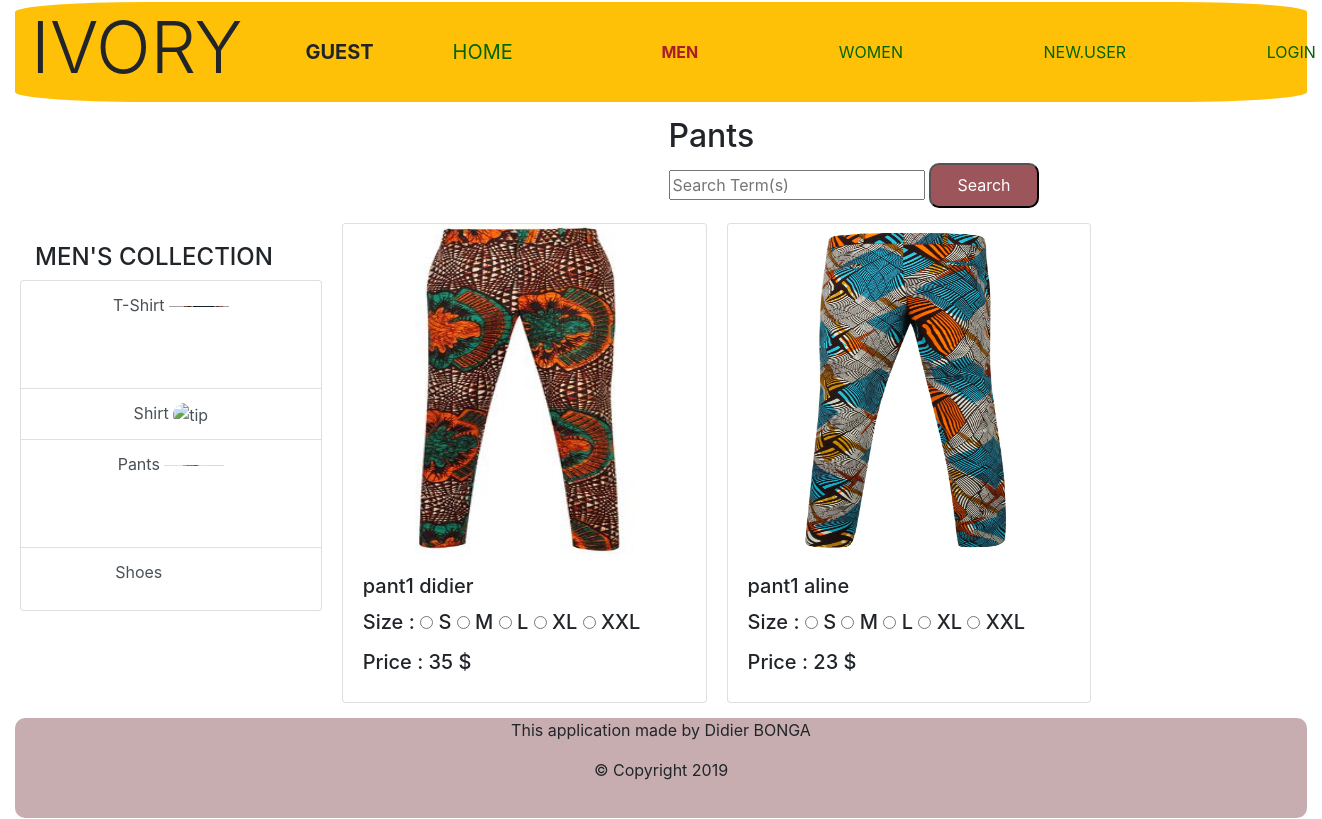
The app's page /pantsmen/, older data.
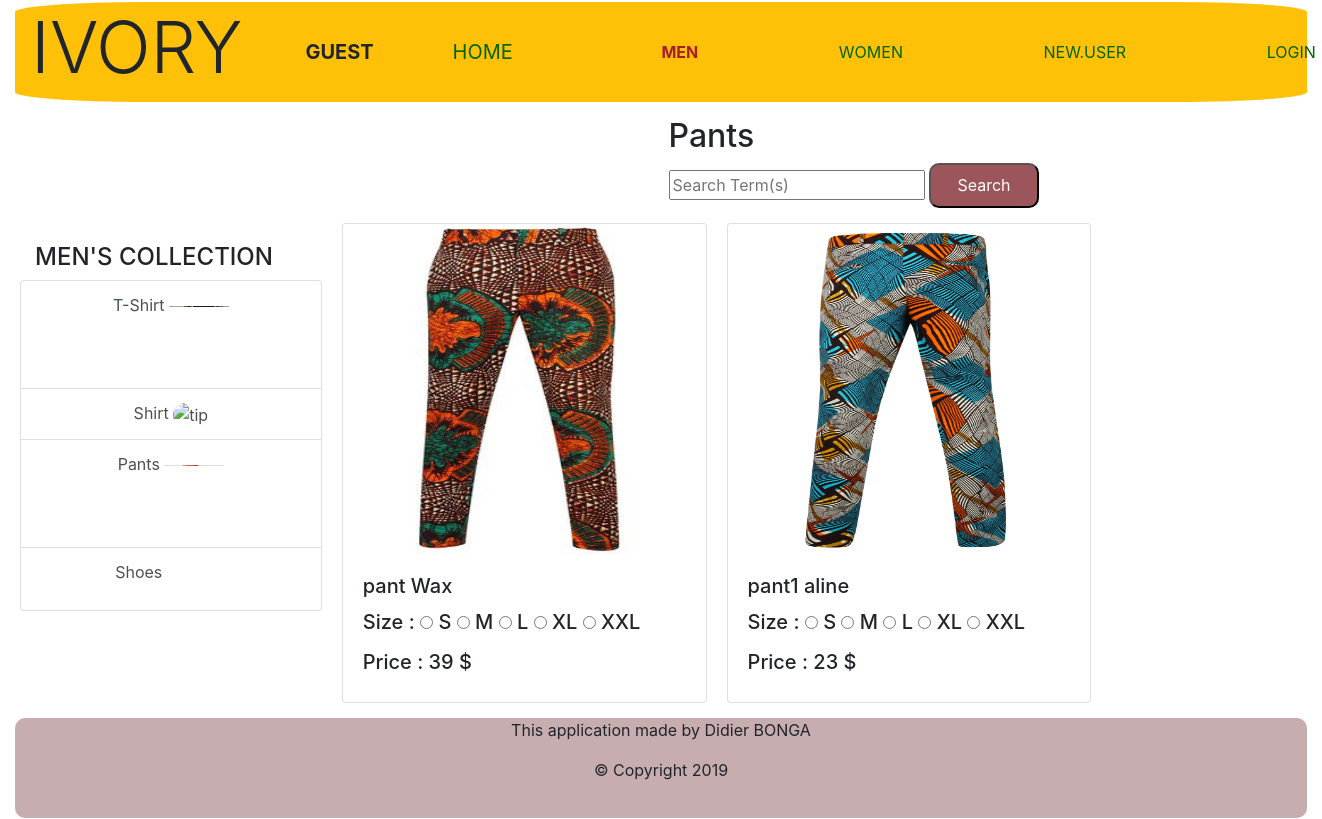
The same page, newer data.
### ivoryApp/models.py (models this page shows, shortened)
class Pants(models.Model):
    pant_title = models.CharField(max_length=200)
    pant_picture = models.ImageField(upload_to="media/images/", null=True, blank=True)
    pant_price = models.IntegerField(default=0)
    pant_ForeignKey = models.ForeignKey(UserLoginModel, on_delete=models.SET_NULL, null=True, blank=True)

### ivoryApp/views.py (the view)
# urls.py: path('pantsmen/', views.pantsmen, name='pantsmen'),
def pantsmen(request):
    form = MyForm()
    allPants = Pants.objects.all()
    return render(request, 'ivoryApp/item/pantsMen.html', {'allPants': allPants, 'form': form})

### ivoryApp/forms.py
class MyForm(forms.Form):
    my_choice_field = forms.ChoiceField(choices=CUSTOMER_SIZE_ACCESSORY)
    ts_size = forms.ChoiceField(choices=CUSTOMER_SIZE)
    s_size = forms.ChoiceField(choices=CUSTOMER_SIZE)
    pant_size = forms.ChoiceField(choices=CUSTOMER_SIZE)
    sm_size = forms.ChoiceField(choices=CUSTOMER_SIZE_SHOES)
    dress_size = forms.ChoiceField(choices=CUSTOMER_SIZE)
    bj_size = forms.ChoiceField(choices=CUSTOMER_SIZE_ACCESSORY)
    sw_size = forms.ChoiceField(choices=CUSTOMER_SIZE_SHOES)

### ivoryApp/templates/ivoryApp/item/pantsMen.html (shortened to what this page needs)
{% extends 'ivoryApp/men.html' %}
{% block content %}
<header>
    <h2>Pants</h2>
    <form action="{% url 'search_pant' %}" method="post">
        <input type="text" name="mySearch" placeholder="Search Term(s)" aria-label="Search" >
        <button type="submit">Search</button>
    </form>
</header>
<aside>
    {% if allPants %}
    <div class="miniGrid">
    {% for eachPant in allPants %}
    <div class="card" style="width: 22.8rem;">
        <img src="{{eachPant.pant_picture.url}}" class="card-img-top" alt="image item">
        <div class="card-body">
            <h5 class="card-title">{{ eachPant.pant_title }}</h5>
            <h5>
                Size :
                {% for choice in form.pant_size.field.choices %}
                <input type="radio" name="pant_size" value="{{choice.0}}"
                       />
                <label class="">{{choice.1}}</label>
                {% endfor %}
            </h5>
            <h5>Price : {{ eachPant.pant_price }} $</h5>
        </div>
    </div>
    {% endfor %}
    </div>
    {% endif %}
</aside>
{% endblock %}

Row changes from the older to the newer data that the page shows:
changed Pants: pant_title "pant1 didier" → "pant Wax"; pant_price "35" → "39"
